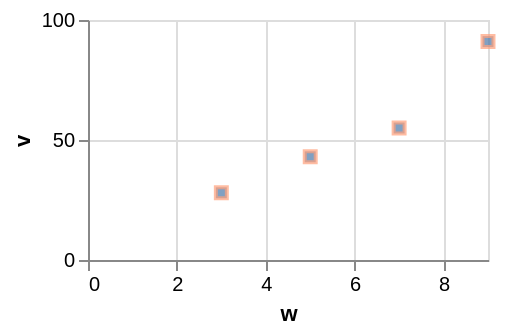

The specification (Vega-Lite) saved for this image:
### Vega-Lite specification from a JSON file in a GitHub repository (floating-point values rounded to 4 significant figures)
{"$schema": "https://vega.github.io/schema/vega-lite/v6.json", "width": 200, "height": 120, "data": {"values": [{"c": "alpha", "v": 28, "w": 3, "t": "2024-01-07"}, {"c": "beta", "v": 55, "w": 7, "t": "2024-03-19"}, {"c": "gamma", "v": 43, "w": 5, "t": "2024-06-02"}, {"c": "delta", "v": 91, "w": 9, "t": "2024-09-11"}]}, "mark": {"type": "square", "stroke": "lightsalmon"}, "encoding": {"x": {"field": "w", "type": "quantitative"}, "y": {"field": "v", "type": "quantitative"}}}
